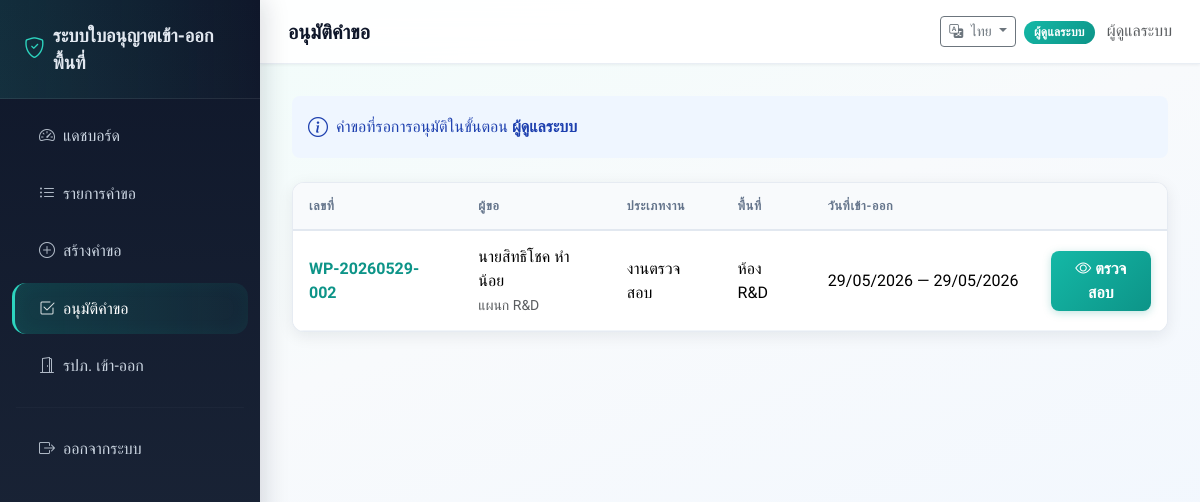
Page /approvals (signed in) on the committed database.
### models.py (models this page shows, shortened)
class User(UserMixin, db.Model):
    __tablename__ = "users"
    id = db.Column(db.Integer, primary_key=True)
    username = db.Column(db.String(50), unique=True, nullable=False)
    password_hash = db.Column(db.String(200), nullable=False)
    full_name = db.Column(db.String(100), nullable=False)
    role = db.Column(db.String(30), nullable=False)
    department = db.Column(db.String(100))
    locale = db.Column(db.String(5), default="th")
    @property
    def role_label(self):
        from i18n import t_role
        return t_role(self.role)

class Request(db.Model):
    __tablename__ = "requests"
    id = db.Column(db.Integer, primary_key=True)
    request_no = db.Column(db.String(30), unique=True, nullable=False)
    requester_name = db.Column(db.String(100), nullable=False)
    department = db.Column(db.String(100), nullable=False)
    company_name = db.Column(db.String(150))
    contact_phone = db.Column(db.String(30))
    permit_type = db.Column(db.String(50), nullable=False)
    description = db.Column(db.Text, nullable=False)
    work_area = db.Column(db.String(50), nullable=False)
    work_area_detail = db.Column(db.String(200))
    start_date = db.Column(db.Date, nullable=False)
    end_date = db.Column(db.Date, nullable=False)
    status = db.Column(db.String(20), default="pending")
    current_step = db.Column(db.String(30), default="specialist")
    created_by_id = db.Column(db.Integer, db.ForeignKey("users.id"))
    created_at = db.Column(db.DateTime, default=datetime.utcnow)
    created_by = db.relationship("User", backref="requests")
    approvals = db.relationship(
        "Approval", backref="request", lazy=True, order_by="Approval.approved_at"
    )
    images = db.relationship(
        "RequestImage", backref="request", lazy=True, order_by="RequestImage.uploaded_at"
    )
    security_logs = db.relationship(
        "SecurityLog", backref="request", lazy=True, order_by="SecurityLog.logged_at"
    )
    @property
    def permit_type_label(self):
        from i18n import t_permit
        return t_permit(self.permit_type)
    @property
    def work_zone_label(self):
        from i18n import t_zone
        return t_zone(self.work_area)
    @property
    def zone_display(self):
        label = self.work_zone_label
        if self.work_area_detail:
            return f"{label} — {self.work_area_detail}"
        return label

### routes/approvals.py (the view)
@approvals_bp.route("/approvals")
@login_required
@role_required(
    "specialist",
    "assistant_manager",
    "dgm",
    "hr",
    "admin",
)
def index():
    page = request.args.get("page", 1, type=int)
    if current_user.role == "admin":
        query = Request.query.filter_by(status="pending")
    else:
        query = Request.query.filter_by(
            status="pending", current_step=current_user.role
        )
    query = query.order_by(Request.created_at.asc())
    pagination = paginate_query(query, page, Config.ITEMS_PER_PAGE)
    return render_template("approval.html", items=pagination["items"], pagination=pagination)

### helpers.py (called while the page is built)
def paginate_query(query, page, per_page):
    page = max(1, page)
    total = query.count()
    pages = max(1, (total + per_page - 1) // per_page)
    if page > pages:
        page = pages
    items = query.offset((page - 1) * per_page).limit(per_page).all()
    return {
        "items": items,
        "page": page,
        "pages": pages,
        "total": total,
        "per_page": per_page,
        "has_prev": page > 1,
        "has_next": page < pages,
    }

### i18n.py (called while the page is built)
def get_locale():
    if has_request_context():
        locale = session.get("locale")
        if locale in SUPPORTED_LOCALES:
            return locale
        lang = request.args.get("lang")
        if lang in SUPPORTED_LOCALES:
            session["locale"] = lang
            return lang
    return Config.DEFAULT_LOCALE if Config.DEFAULT_LOCALE in SUPPORTED_LOCALES else "th"

def _(key, **kwargs):
    locale = get_locale()
    text = MESSAGES.get(locale, MESSAGES["th"]).get(key)
    if text is None:
        text = MESSAGES["th"].get(key, key)
    if kwargs:
        return text.format(**kwargs)
    return text

def t_role(code):
    return _(f"role.{code}") if code else "-"

def t_permit(code):
    if not code:
        return "-"
    key = f"permit.{code}"
    if key in MESSAGES.get(get_locale(), MESSAGES["th"]):
        return _(key)
    return code

def t_zone(code):
    if not code:
        return "-"
    key = f"zone.{code}"
    if key in MESSAGES.get(get_locale(), MESSAGES["th"]):
        return _(key)
    return code

def t_dept(code):
    if not code:
        return "-"
    key = f"dept.{code}"
    if key in MESSAGES.get(get_locale(), MESSAGES["th"]):
        return _(key)
    return code

def factory_name():
    locale = get_locale()
    if locale == "zh":
        return Config.FACTORY_NAME_ZH
    if locale == "en":
        return Config.FACTORY_NAME
    return Config.FACTORY_NAME_TH

### templates/approval.html (shortened to what this page needs)
{% extends "base.html" %}
{% block page_title %}{{ _('approval.title') }}{% endblock %}
{% block content %}
<div class="alert alert-info d-flex align-items-center mb-4">
  <i class="bi bi-info-circle me-2 fs-5"></i>
  <span>{{ _('approval.waiting') }} <strong>{{ current_user.role_label }}</strong></span>
</div>
<div class="table-card">
  <div class="table-responsive">
    <table class="table table-hover mb-0">
      <thead>
        <tr>
          <th>{{ _('request.no') }}</th>
          <th>{{ _('request.requester') }}</th>
          <th>{{ _('request.type') }}</th>
          <th>{{ _('request.zone') }}</th>
          <th>{{ _('approval.dates') }}</th>
          <th></th>
        </tr>
      </thead>
      <tbody>
        {% for item in items %}
        <tr>
          <td><strong class="text-primary">{{ item.request_no }}</strong></td>
          <td>
            {{ item.requester_name }}
            <br><small class="text-muted">{{ t_dept(item.department) }}</small>
          </td>
          <td>{{ item.permit_type_label }}</td>
          <td>{{ item.zone_display }}</td>
          <td class="text-nowrap">{{ item.start_date.strftime('%d/%m/%Y') }} — {{ item.end_date.strftime('%d/%m/%Y') }}</td>
          <td>
            <a href="{{ url_for('requests.detail', request_id=item.id) }}"
               class="btn btn-primary">
              <i class="bi bi-eye"></i> {{ _('approval.review') }}
            </a>
          </td>
        </tr>
        {% endfor %}
      </tbody>
    </table>
  </div>
</div>
{% endblock %}

### templates/base.html (shortened to what this page needs)
<!DOCTYPE html>
<html lang="{{ get_locale() }}">
<head>
  <link href="https://cdn.jsdelivr.net/npm/bootstrap@5.3.3/dist/css/bootstrap.min.css" rel="stylesheet">
  <link href="https://cdn.jsdelivr.net/npm/bootstrap-icons@1.11.3/font/bootstrap-icons.min.css" rel="stylesheet">
  <link href="{{ url_for('static', filename='css/style.css') }}" rel="stylesheet">
</head>
<body>
{% if current_user.is_authenticated %}
<div class="app-wrapper">
  <aside class="sidebar">
    <div class="sidebar-brand">
      <i class="bi bi-shield-check"></i>
      <span>{{ factory_name() }}</span>
    </div>
    <nav class="nav flex-column py-2">
      <a class="nav-link {% if request.endpoint == 'dashboard.index' %}active{% endif %}"
         href="{{ url_for('dashboard.index') }}">
        <i class="bi bi-speedometer2 me-2"></i> {{ _('nav.dashboard') }}
      </a>
      <a class="nav-link {% if request.endpoint and 'requests' in request.endpoint %}active{% endif %}"
         href="{{ url_for('requests.list_requests') }}">
        <i class="bi bi-list-ul me-2"></i> {{ _('nav.requests') }}
      </a>
      {% if current_user.role in ['requester', 'admin'] %}
      <a class="nav-link {% if request.endpoint == 'requests.create' %}active{% endif %}"
         href="{{ url_for('requests.create') }}">
        <i class="bi bi-plus-circle me-2"></i> {{ _('nav.create') }}
      </a>
      {% endif %}
      {% if current_user.role in ['specialist', 'assistant_manager', 'dgm', 'hr', 'admin'] %}
      <a class="nav-link {% if request.endpoint and 'approvals' in request.endpoint %}active{% endif %}"
         href="{{ url_for('approvals.index') }}">
        <i class="bi bi-check2-square me-2"></i> {{ _('nav.approvals') }}
      </a>
      {% endif %}
      {% if current_user.role in ['security', 'admin'] %}
      <a class="nav-link {% if request.endpoint and 'security' in request.endpoint %}active{% endif %}"
         href="{{ url_for('security.checkin') }}">
        <i class="bi bi-door-open me-2"></i> {{ _('nav.security') }}
      </a>
      {% endif %}
      <hr class="border-secondary mx-3">
      <a class="nav-link" href="{{ url_for('auth.logout') }}">
        <i class="bi bi-box-arrow-right me-2"></i> {{ _('nav.logout') }}
      </a>
    </nav>
  </aside>
  <div class="main-content">
    <header class="top-navbar d-flex justify-content-between align-items-center flex-wrap gap-2">
      <h5 class="mb-0">{% block page_title %}{{ _('nav.dashboard') }}{% endblock %}</h5>
      <div class="d-flex align-items-center gap-2">
        {% include 'partials/language_switcher.html' %}
        <div class="text-end d-none d-md-block">
          <span class="badge bg-primary">{{ current_user.role_label }}</span>
          <span class="text-muted ms-2">{{ current_user.full_name }}</span>
        </div>
      </div>
    </header>
    <main class="page-content">
      {% block content %}{% endblock %}
    </main>
  </div>
</div>
{% else %}
  {% block guest_content %}{% endblock %}
{% endif %}
</body>
</html>

### static/css/style.css (style rules this page uses)
:root { --sidebar-width: 260px; --primary: #0d9488; --primary-dark: #0f766e; --primary-light: #14b8a6; --primary-glow: rgba(13, 148, 136, 0.25); --sidebar-bg: #0f172a; --sidebar-bg-2: #1e293b; --sidebar-accent: #2dd4bf; --surface: #ffffff; --surface-muted: #f8fafc; --border: #e2e8f0; --text: #0f172a; --text-muted: #64748b; --success: #059669; --warning: #d97706; --danger: #dc2626; --info: #0284c7; --radius-sm: 8px; --radius-md: 12px; --radius-lg: 16px; --shadow-sm: 0 1px 3px rgba(15, 23, 42, 0.06); --shadow-md: 0 4px 16px rgba(15, 23, 42, 0.08); --shadow-lg: 0 12px 40px rgba(15, 23, 42, 0.12); --bs-primary: #0d9488; --bs-primary-rgb: 13, 148, 136; --bs-success: #059669; --bs-success-rgb: 5, 150, 105; --bs-warning: #d97706; --bs-warning-rgb: 217, 119, 6; --bs-danger: #dc2626; --bs-danger-rgb: 220, 38, 38; --bs-info: #0284c7; --bs-info-rgb: 2, 132, 199; --bs-body-font-family: "Sarabun", "Noto Sans SC", "Segoe UI", Tahoma, sans-serif; --bs-border-radius: var(--radius-sm); --bs-link-color: var(--primary); --bs-link-hover-color: var(--primary-dark); }
* { box-sizing: border-box; }
body { background: linear-gradient(160deg, #f0fdfa 0%, #f8fafc 40%, #eff6ff 100%); background-attachment: fixed; color: var(--text); font-family: var(--bs-body-font-family); min-height: 100vh; }
html { scroll-behavior: smooth; }
.btn-primary { background: linear-gradient(135deg, var(--primary-light), var(--primary)); border: none; box-shadow: 0 2px 8px var(--primary-glow); font-weight: 600; transition: transform 0.15s, box-shadow 0.15s; }
.app-wrapper { display: flex; min-height: 100vh; width: 100%; }
.sidebar { width: var(--sidebar-width); background: linear-gradient(180deg, var(--sidebar-bg) 0%, var(--sidebar-bg-2) 100%); color: #e2e8f0; flex-shrink: 0; position: fixed; top: 0; left: 0; bottom: 0; overflow-y: auto; z-index: 1000; box-shadow: 4px 0 24px rgba(15, 23, 42, 0.15); }
.sidebar-brand { padding: 1.35rem 1.5rem; font-weight: 700; font-size: 1.15rem; border-bottom: 1px solid rgba(255, 255, 255, 0.08); background: linear-gradient(90deg, rgba(45, 212, 191, 0.12), transparent); display: flex; align-items: center; gap: 0.5rem; }
.sidebar-brand i { color: var(--sidebar-accent); font-size: 1.3rem; }
.sidebar .nav-link { color: #cbd5e1; padding: 0.85rem 1.5rem; margin: 0.2rem 0.75rem; border-radius: 14px; font-weight: 500; transition: transform 0.18s, background 0.18s, color 0.18s; border-left: 3px solid transparent; display: flex; align-items: center; }
.sidebar .nav-link.active { background: linear-gradient(90deg, rgba(13, 148, 136, 0.25), rgba(13, 148, 136, 0.08)); color: #fff; border-left-color: var(--sidebar-accent); box-shadow: inset 0 0 20px rgba(45, 212, 191, 0.05); }
.sidebar .nav-link i { opacity: 0.85; }
.sidebar hr { border-color: rgba(255, 255, 255, 0.1) !important; margin: 0.75rem 1rem; }
.main-content { margin-left: var(--sidebar-width); flex: 1; display: flex; flex-direction: column; min-height: 100vh; background: transparent; }
.top-navbar { background: rgba(255, 255, 255, 0.92); backdrop-filter: blur(18px); border-bottom: 1px solid rgba(226, 232, 240, 0.75); padding: 1rem 1.75rem; box-shadow: var(--shadow-sm); position: sticky; top: 0; z-index: 100; }
.top-navbar h5 { font-weight: 700; color: var(--text); }
.top-navbar .badge { background: linear-gradient(135deg, var(--primary-light), var(--primary)) !important; font-weight: 600; padding: 0.45em 0.85em; border-radius: 20px; letter-spacing: 0.02em; }
.page-content { padding: 2rem; flex: 1; max-width: 1240px; width: 100%; margin: 0 auto; }
.table-card { background: var(--surface); border-radius: var(--radius-md); box-shadow: var(--shadow-md); overflow: hidden; border: 1px solid rgba(226, 232, 240, 0.85); }
.table-card .table { margin-bottom: 0; }
.table-card .table thead th { background: var(--surface-muted); color: var(--text-muted); font-size: 0.78rem; font-weight: 700; text-transform: uppercase; letter-spacing: 0.05em; border-bottom: 2px solid var(--border); padding: 0.85rem 1rem; }
.table-card .table tbody td { padding: 0.85rem 1rem; vertical-align: middle; border-color: #f1f5f9; }
.table-card .table tbody tr { transition: background 0.15s; }
.alert { border: none; border-radius: var(--radius-sm); font-weight: 500; }
.alert-info { background: #eff6ff; color: #1e40af; }

### rows in the picture
User: role_label "ผู้ดูแลระบบ", full_name "ผู้ดูแลระบบ"
Request: request_no "WP-20260529-002", requester_name "นายสิทธิโชค หำน้อย", department "แผนก R&D", permit_type_label "งานตรวจสอบ", zone_display "ห้อง R&D", start_date "29/05/2026", end_date "29/05/2026"

### other values in the picture
{{ factory_name() }} "ระบบใบอนุญาตเข้า-ออกพื้นที่"
{{ LANGUAGES[get_locale()] }} "ไทย"
